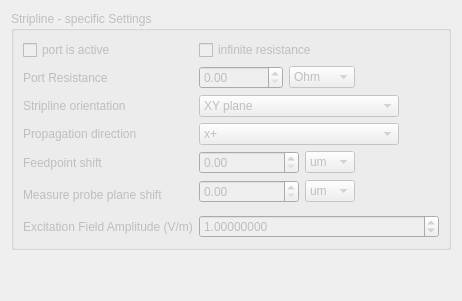
               <widget class="QWidget" name="Stripline">
                <attribute name="title">
                 <string>Stripline</string>
                </attribute>
                <layout class="QVBoxLayout" name="verticalLayout_24">
                 <item>
                  <widget class="QGroupBox" name="striplinePortSettingsGroup">
                   <property name="enabled">
                    <bool>false</bool>
                   </property>
                   <property name="title">
                    <string>Stripline - specific Settings</string>
                   </property>
                   <layout class="QGridLayout" name="gridLayout_17">
                    <item row="5" column="0" rowspan="2">
                     <widget class="QLabel" name="label_70">
                      <property name="text">
                       <string>Measure probe plane shift</string>
                      </property>
                     </widget>
                    </item>
                    <item row="1" column="0">
                     <widget class="QLabel" name="label_90">
                      <property name="text">
                       <string>Port Resistance</string>
                      </property>
                     </widget>
                    </item>
                    <item row="4" column="1">
                     <layout class="QHBoxLayout" name="horizontalLayout_28">
                      <item>
                       <widget class="QDoubleSpinBox" name="striplinePortFeedpointShiftValue">
                        <property name="minimumSize">
                         <size>
                          <width>100</width>
                          <height>0</height>
                         </size>
                        </property>
                        <property name="maximum">
                         <double>1000000.000000000000000</double>
                        </property>
                       </widget>
                      </item>
                      <item>
                       <widget class="QComboBox" name="striplinePortFeedpointShiftUnits">
                        <property name="currentIndex">
                         <number>3</number>
                        </property>
                        <item>
                         <property name="text">
                          <string>m</string>
                         </property>
                        </item>
                        <item>
                         <property name="text">
                          <string>cm</string>
                         </property>
                        </item>
                        <item>
                         <property name="text">
                          <string>mm</string>
                         </property>
                        </item>
                        <item>
                         <property name="text">
                          <string>um</string>
                         </property>
                        </item>
                        <item>
                         <property name="text">
                          <string>nm</string>
                         </property>
                        </item>
                        <item>
                         <property name="text">
                          <string>pm</string>
                         </property>
                        </item>
                       </widget>
                      </item>
                      <item>
                       <spacer name="horizontalSpacer_21">
                        <property name="orientation">
                         <enum>Qt::Horizontal</enum>
                        </property>
                        <property name="sizeHint" stdset="0">
                         <size>
                          <width>40</width>
                          <height>20</height>
                         </size>
                        </property>
                       </spacer>
                      </item>
                     </layout>
                    </item>
                    <item row="1" column="1">
                     <layout class="QHBoxLayout" name="horizontalLayout_45">
                      <property name="leftMargin">
                       <number>0</number>
                      </property>
                      <property name="topMargin">
                       <number>0</number>
                      </property>
                      <property name="rightMargin">
                       <number>0</number>
                      </property>
                      <property name="bottomMargin">
                       <number>0</number>
                      </property>
                      <item>
                       <widget class="QDoubleSpinBox" name="striplinePortResistanceValue">
                        <property name="maximum">
                         <double>10000000000.000000000000000</double>
                        </property>
                       </widget>
                      </item>
                      <item>
                       <widget class="QComboBox" name="striplinePortResistanceUnits">
                        <property name="currentText">
                         <string>Ohm</string>
                        </property>
                        <item>
                         <property name="text">
                          <string>Ohm</string>
                         </property>
                        </item>
                        <item>
                         <property name="text">
                          <string>uOhm</string>
                         </property>
                        </item>
                        <item>
                         <property name="text">
                          <string>mOhm</string>
                         </property>
                        </item>
                        <item>
                         <property name="text">
                          <string>kOhm</string>
                         </property>
                        </item>
                        <item>
                         <property name="text">
                          <string>MOhm</string>
                         </property>
                        </item>
                        <item>
                         <property name="text">
                          <string>GOhm</string>
                         </property>
                        </item>
                       </widget>
                      </item>
                      <item>
                       <spacer name="horizontalSpacer_37">
                        <property name="orientation">
                         <enum>Qt::Horizontal</enum>
                        </property>
                        <property name="sizeHint" stdset="0">
                         <size>
                          <width>40</width>
                          <height>20</height>
                         </size>
                        </property>
                       </spacer>
                      </item>
                     </layout>
                    </item>
                    <item row="3" column="0">
                     <widget class="QLabel" name="label_68">
                      <property name="text">
                       <string>Propagation direction</string>
                      </property>
                     </widget>
                    </item>
                    <item row="2" column="0">
                     <widget class="QLabel" name="label_91">
                      <property name="text">
                       <string>Stripline orientation</string>
                      </property>
                     </widget>
                    </item>
                    <item row="0" column="0">
                     <widget class="QCheckBox" name="striplinePortActive">
                      <property name="text">
                       <string>port is active</string>
                      </property>
                     </widget>
                    </item>
                    <item row="5" column="1">
                     <layout class="QHBoxLayout" name="horizontalLayout_29">
                      <item>
                       <widget class="QDoubleSpinBox" name="striplinePortMeasureShiftValue">
                        <property name="minimumSize">
                         <size>
                          <width>100</width>
                          <height>0</height>
                         </size>
                        </property>
                        <property name="maximum">
                         <double>1000000.000000000000000</double>
                        </property>
                       </widget>
                      </item>
                      <item>
                       <widget class="QComboBox" name="striplinePortMeasureShiftUnits">
                        <property name="currentIndex">
                         <number>3</number>
                        </property>
                        <item>
                         <property name="text">
                          <string>m</string>
                         </property>
                        </item>
                        <item>
                         <property name="text">
                          <string>cm</string>
                         </property>
                        </item>
                        <item>
                         <property name="text">
                          <string>mm</string>
                         </property>
                        </item>
                        <item>
                         <property name="text">
                          <string>um</string>
                         </property>
                        </item>
                        <item>
                         <property name="text">
                          <string>nm</string>
                         </property>
                        </item>
                        <item>
                         <property name="text">
                          <string>pm</string>
                         </property>
                        </item>
                       </widget>
                      </item>
                      <item>
                       <spacer name="horizontalSpacer_23">
                        <property name="orientation">
                         <enum>Qt::Horizontal</enum>
                        </property>
                        <property name="sizeHint" stdset="0">
                         <size>
                          <width>40</width>
                          <height>20</height>
                         </size>
                        </property>
                       </spacer>
                      </item>
                     </layout>
                    </item>
                    <item row="2" column="1">
                     <layout class="QHBoxLayout" name="horizontalLayout_46">
                      <item>
                       <widget class="QComboBox" name="striplinePortDirection">
                        <property name="minimumSize">
                         <size>
                          <width>200</width>
                          <height>0</height>
                         </size>
                        </property>
                        <property name="currentText">
                         <string>XY plane</string>
                        </property>
                        <item>
                         <property name="text">
                          <string>XY plane</string>
                         </property>
                        </item>
                        <item>
                         <property name="text">
                          <string>XZ plane</string>
                         </property>
                        </item>
                        <item>
                         <property name="text">
                          <string>YZ plane</string>
                         </property>
                        </item>
                       </widget>
                      </item>
                      <item>
                       <spacer name="horizontalSpacer_38">
                        <property name="orientation">
                         <enum>Qt::Horizontal</enum>
                        </property>
                        <property name="sizeType">
                         <enum>QSizePolicy::Expanding</enum>
                        </property>
                        <property name="sizeHint" stdset="0">
                         <size>
                          <width>40</width>
                          <height>20</height>
                         </size>
                        </property>
                       </spacer>
                      </item>
                     </layout>
                    </item>
                    <item row="4" column="0">
                     <widget class="QLabel" name="label_69">
                      <property name="text">
                       <string>Feedpoint shift</string>
                      </property>
                     </widget>
                    </item>
                    <item row="3" column="1">
                     <layout class="QHBoxLayout" name="horizontalLayout_37">
                      <item>
                       <widget class="QComboBox" name="striplinePortPropagationComboBox">
                        <property name="minimumSize">
                         <size>
                          <width>200</width>
                          <height>0</height>
                         </size>
                        </property>
                        <item>
                         <property name="text">
                          <string>x+</string>
                         </property>
                        </item>
                        <item>
                         <property name="text">
                          <string>x-</string>
                         </property>
                        </item>
                        <item>
                         <property name="text">
                          <string>y+</string>
                         </property>
                        </item>
                        <item>
                         <property name="text">
                          <string>y-</string>
                         </property>
                        </item>
                        <item>
                         <property name="text">
                          <string>z+</string>
                         </property>
                        </item>
                        <item>
                         <property name="text">
                          <string>z-</string>
                         </property>
                        </item>
                       </widget>
                      </item>
                      <item>
                       <spacer name="horizontalSpacer_29">
                        <property name="orientation">
                         <enum>Qt::Horizontal</enum>
                        </property>
                        <property name="sizeType">
                         <enum>QSizePolicy::Expanding</enum>
                        </property>
                        <property name="sizeHint" stdset="0">
                         <size>
                          <width>40</width>
                          <height>20</height>
                         </size>
                        </property>
                       </spacer>
                      </item>
                     </layout>
                    </item>
                    <item row="7" column="0">
                     <widget class="QLabel" name="label_113">
                      <property name="text">
                       <string>Excitation Field Amplitude (V/m)</string>
                      </property>
                     </widget>
                    </item>
                    <item row="0" column="1">
                     <widget class="QCheckBox" name="striplinePortInfinitResistance">
                      <property name="text">
                       <string>infinite resistance</string>
                      </property>
                     </widget>
                    </item>
                    <item row="7" column="1">
                     <widget class="QDoubleSpinBox" name="striplinePortExcitationAmplitude">
                      <property name="decimals">
                       <number>8</number>
                      </property>
                      <property name="minimum">
                       <double>-10000000000.000000000000000</double>
                      </property>
                      <property name="maximum">
                       <double>10000000000.000000000000000</double>
                      </property>
                      <property name="singleStep">
                       <double>0.100000000000000</double>
                      </property>
                      <property name="value">
                       <double>1.000000000000000</double>
                      </property>
                     </widget>
                    </item>
                   </layout>
                  </widget>
                 </item>
                 <item>
                  <spacer name="verticalSpacer_16">
                   <property name="orientation">
                    <enum>Qt::Vertical</enum>
                   </property>
                   <property name="sizeHint" stdset="0">
                    <size>
                     <width>20</width>
                     <height>40</height>
                    </size>
                   </property>
                  </spacer>
                 </item>
                </layout>
               </widget>
